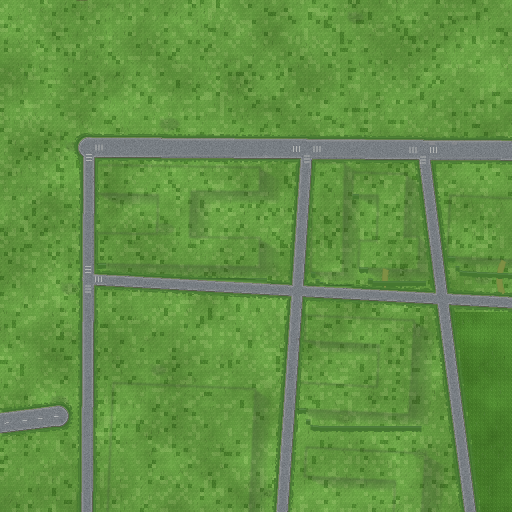
#> input picture assets/ground/g0_0.png, 1024 x 1024 px (shown at 1/2 size)
$ python -i bake_ground_refine.py   (imports and definitions only)
#> lines starting #> are read from the running program, lines starting #| are printed output that depends on the picture; after the words box and inside, x2 and y2 are one past the last pixel; in counts of white or black regions, pixels touching at a corner belong together
#> further down, picture is the input picture: PIL image 1024x1024 RGB; mean R, G, B 99, 145.1, 69.8
#!/usr/bin/env python3
# -*- coding: utf-8 -*-
"""地面精修 v3 —— 楼前踩踏草径 + 路口过街标线 + 广场石板铺装。

（草地柔化试过两版已关闭，见 SOFTEN 注释。）

接在既有幂等链的最后一环：

    assets/_ground_src/ -> bake_roads.build() -> detail.apply() -> refine.apply() -> E.save()

## 为什么要有这一层
铺开静态质感后，1:1 视角下仍有三处明显「空」的地方：
  * 楼门与道路之间没有任何连接，楼像孤立地插在草坪里；
  * 路口没有任何过街标线，道路读起来只有「带子」没有「路口」；
  * 中央广场是一整片 `(201,184,150)` 纯色，连一块石板缝都没有。
（原始草地 8x8 方块曾尝试柔化，两版都更假，见 SOFTEN 注释，当前不动；
水面本来就有细密 4 色纹理，不再叠加波纹。）

## 颜色红线（改一处就会连锁破坏道具摆放 / 水面 / 光照图）
  * `place_life_props.py` 认路面：`max-min<=12 and 92<=r<=182`，认草：`g>r+14 and g>b+28 and g>100`
  * `bake_ground_detail.grass_mask`：`g>=r and g>=b` 且非路非水
  * `bake_channels.py` 用精确 4 色认水面
因此本层所有新颜色：
  * 草地系全部 g 主导且 `g-r>=20 / g-b>=55`，画在已有 grass 掩码内；
  * 标线系用 (180,182,180)，spread=2 / r=180，仍判为 road，画在已有 road 掩码内；
  * 广场石板系全部是「米色底色 + 三通道同一个 delta」，`max-min` 仍是 51、
    `g<r`，既不是 road 也不是 grass 也不是 water；只在 `r>g>b / r-g∈[8,26] /
    g-b∈[20,46]` 的米色铺装掩码内落笔（草 / 路 / 水都不满足该判定）；
  * 水面像素一个都不碰。
结果：road / grass / water 三张掩码逐像素 0 差异，401 个道具候选格不变。

## 确定性 / 幂等
apply() 是纯函数也是覆盖式变换：草径 / 标线 / 砖缝 / 格栅都是固定色覆盖；
板块色全部不等于两种精确底色，第二次调用时不再命中 tone_idx；砖缝与格栅
第二次写的是同一个固定色，阴影像素原样保留，因此 apply(apply(x)) == apply(x)
逐字节成立。全图细节参数按全局坐标（砖号 /
路口 / 楼号）一次性预生成，裁剪区外不消耗随机序列，所以小样所见 == 全图铺开所得。
整条烘焙链仍从 assets/_ground_src/ 重算，--dry / 写回验收按「链重算」比对。

## 用法
    python tools/bake_ground_refine.py                      # 小样对比图，不写任何资源
    python tools/bake_ground_refine.py --dry               # 铺开前：以「第 6 层」为基准的全图零写回预演
    python tools/bake_ground_refine.py --apply --force     # 全图铺开（覆盖 28 张地面贴图）
    python tools/bake_ground_refine.py --verify            # 铺开后：链重算验收
"""
import json
import math
import os
import sys
from functools import lru_cache

from PIL import Image, ImageChops, ImageDraw, ImageFilter, ImageFont, ImageStat

HERE = os.path.dirname(os.path.abspath(__file__))
if HERE not in sys.path:
    sys.path.insert(0, HERE)
ROOT = os.path.dirname(HERE)

import bake_road_edge as E          # noqa: E402
import bake_roads as B              # noqa: E402
import bake_ground_detail as D      # noqa: E402
import road_net as N                # noqa: E402

WORLD_JSON = os.path.join(ROOT, "assets", "world.json")
OUT_LIB = os.path.join(ROOT, "shot_ground_refine_lib.png")
OUT_CLOSE = os.path.join(ROOT, "shot_ground_refine_closeup.png")
OUT_JUNCTION = os.path.join(ROOT, "shot_ground_refine_junction.png")
OUT_SCENE = os.path.join(ROOT, "shot_ground_refine_scene.png")
OUT_PLAZA = os.path.join(ROOT, "shot_ground_refine_plaza.png")
OUT_PLAZA_CLOSE = os.path.join(ROOT, "shot_ground_refine_plaza_close.png")
OUT_PLAZA_SCENE = os.path.join(ROOT, "shot_ground_refine_plaza_scene.png")

CELL = 8
WORLD_W, WORLD_H = E.WORLD_W, E.WORLD_H
SEED = 20261111

# 小样取景必须严格对齐全局 8px 网格，否则块均值会与小样/全图分叉
LIB_BOX = (1560, 2360, 2376, 3176)      # 816x816，图书馆周边：草地 / 弧路 / 水岸
JUNCTION_BOX = (544, 0, 1360, 816)      # 816x816，8 栋楼 + 4 个路口，最像真实校园街角
CLOSE_BOX = (1584, 2688, 2160, 2976)    # 576x288，含路 / 草 / 水岸
PLAZA_BOX = (1664, 3520, 2240, 4480)    # 576x960，中央纯色广场 + 周边路 / 草
PLAZA_CLOSE_BOX = (1760, 3760, 2000, 4080)  # 240x320，石板纹理 2 倍放大

# ---- 草地方块柔化 ----
GRASS_BASE = (138, 190, 102)   # 从 g*_*.png 统计出的草地基准色
BLOCK_BLUR = 1.3               # 在 1/8 尺度上平滑块均值的半径（≈3 块）
SOFT_ERODE = 2                 # 只在草地内部动笔，避开路肩 / 水岸的过渡像素
# 试过两版柔化（固定 target 替换 / 块均值低频平滑），都会留下 8px 网格线、
# 路缘亮绿边和大块色斑，比原图更假 —— 当前关闭，只保留纯增量细节。
SOFTEN = False

# ---- 楼前踩踏草径（全部 g 主导，仍是 grass）----
PATH_MAIN = (162, 180, 104)    # 偏土黄，和草地 (138,190,102) 拉开对比
PATH_EDGE = (150, 168, 96)
PATH_W = 10
PATH_MIN_LEN = 36              # 太短的门口不画（避免一坨短粗线）
PATH_MAX_LEN = 264             # 超过就认为这栋楼不临路
PATH_BEND = 9                  # 中段横向弯曲幅度

# ---- 路口过街标线（仍是 road）----
MARK_COLOR = (180, 182, 180)
MARK_W = 2
MARK_GAP = 4
MARK_LEN = 11
MARK_STRIPES = 3
MARK_OFFSET = 14                # 标线组离路口中心的距离（太远会伸出路面）
JUNCTION_MIN_GAP = 44           # 相邻路口合并半径

# ---- 广场石板铺装（仍是「非路非草非水」的米色系）----
PLAZA_TONES = ((201, 184, 150), (213, 196, 162))  # 广场铺装的两种精确底色（暗/亮）
# v2（2026-11-12）：32x16 深缝在中央院落整片铺开时像方格纸，把砖放大到
# 48x24、砖缝压浅一半、砖间明暗差收窄、格栅放稀。底色 PLAZA_TONES 绝不能改
# ——它是「源图精确底色」的匹配常量，改了 cores 全空，石板只画缝不画板色。
SLAB_W, SLAB_H = 48, 24        # 横向砖，奇数行错缝半块
SLAB_DELTAS = (-3, 1, -2, 2)   # 三通道同 delta；都不为 0，保证改后 != 任一底色
SEAM_DELTA = -9                # 砖缝（固定色，跨过阴影带也不断）
GRATE_DELTA = -16              # 排水格栅
GRATE_EVERY = 31               # 格栅命中率 1/N（越大越稀）
SLAB_COVER = 0.82              # 整块内「米色系」占比，低于就跳过（砖变大后略放宽）
PLAZA_ON = True

def load_world():
    with open(WORLD_JSON, encoding="utf-8") as f:
        return json.load(f)


# ---------------------------------------------------------------- 草地柔化
def _strict_grass(im):
    """与 place_life_props 同判定的「真草」掩码。

    D.grass_mask 只要求 g>=r and g>=b，会把路肩上偏灰绿的过渡像素也算成草；
    用严格判定才能在柔化时不给路缘留下一圈亮绿边。
    """
    r, g, b = im.split()
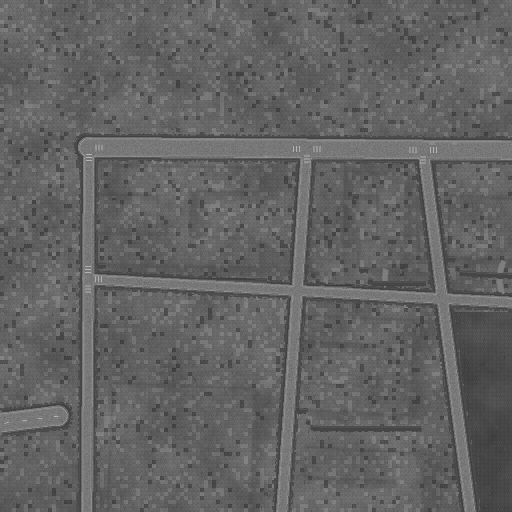
#> r: PIL image 1024x1024 L (shown at 1/2 size); min 52, max 244, mean 99
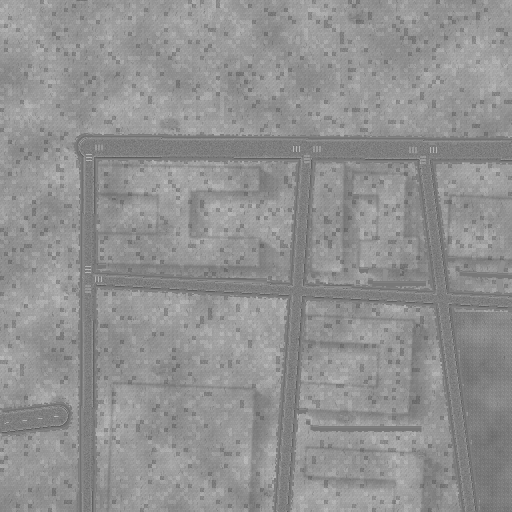
#> g: PIL image 1024x1024 L (shown at 1/2 size); min 55, max 244, mean 145.1
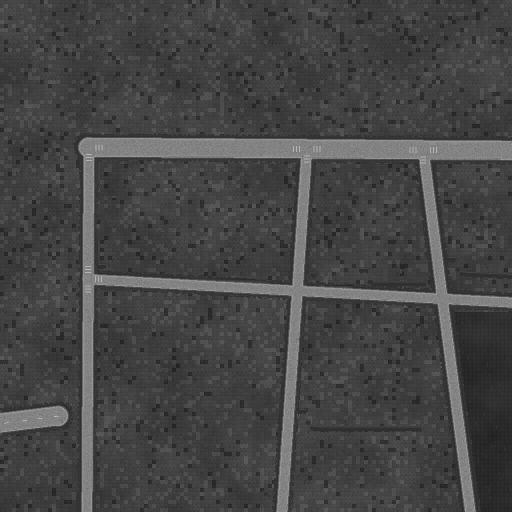
#> b: PIL image 1024x1024 L (shown at 1/2 size); min 29, max 240, mean 69.8
    m = ImageChops.subtract(g, r).point(lambda v: 255 if v > 14 else 0)
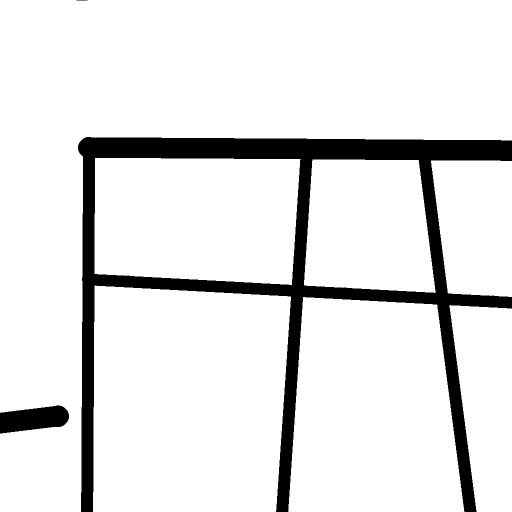
#> m: PIL image 1024x1024 L (shown at 1/2 size); 89.5% white; 3 black regions, box (x1, y1, x2, y2) and area: (156, 274, 1024, 1024) 104755, (0, 811, 138, 867) 5570, (153, 0, 175, 1) 22
    m = ImageChops.multiply(
        m, ImageChops.subtract(g, b).point(lambda v: 255 if v > 28 else 0))
    m = ImageChops.multiply(m, g.point(lambda v: 255 if v > 100 else 0))
    return m


# [564 lines left out: functions _soften_blocks, _find_road, _path_specs, _paint_paths, _dseg, _junction_specs and 13 more, not called in this run]


# [2 lines not run here, left out]

>>> from PIL import Image
>>> picture = Image.open('../assets/ground/g0_0.png')
>>> result = _strict_grass(picture)

$ run again, on assets/ground/g0_4.png
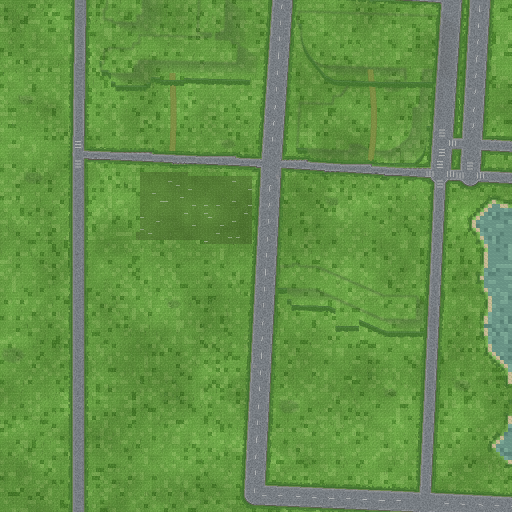
#> input picture assets/ground/g0_4.png, 1024 x 1024 px (shown at 1/2 size)
#> picture is the input picture: PIL image 1024x1024 RGB; mean R, G, B 100.6, 144.5, 73.7
#> in _strict_grass, `r, g, b = im.split()`:
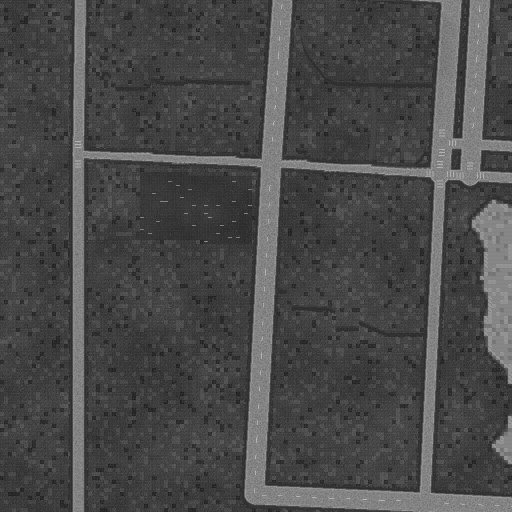
#> b: PIL image 1024x1024 L (shown at 1/2 size); min 24, max 241, mean 73.7
#> in _strict_grass, `m = ImageChops.multiply( m, ImageChops.subtract(g, b).point(lambda v: ..`:
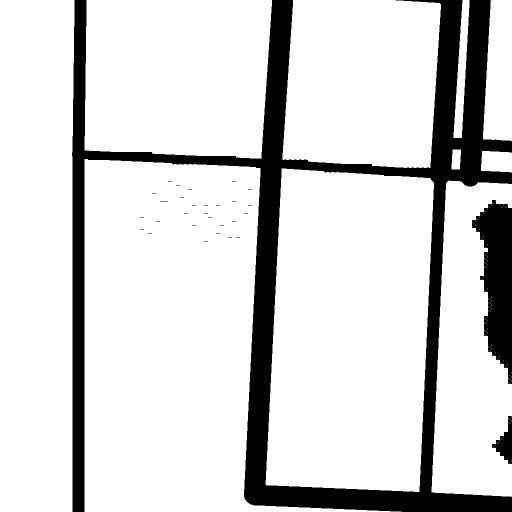
#> m: PIL image 1024x1024 L (shown at 1/2 size); 84% white; 31 black regions (28 under 20 px), largest, box (x1, y1, x2, y2) and area: (144, 0, 1024, 1024) 147709, (944, 400, 1024, 768) 17681, (984, 832, 1024, 928) 1762

$ run again, on assets/ground/g0_5.png
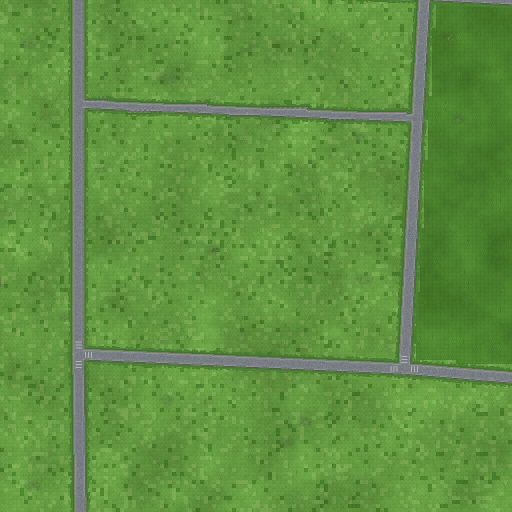
#> input picture assets/ground/g0_5.png, 1024 x 1024 px (shown at 1/2 size)
#> picture is the input picture: PIL image 1024x1024 RGB; mean R, G, B 96.7, 145.2, 65.8
#> in _strict_grass, `r, g, b = im.split()`:
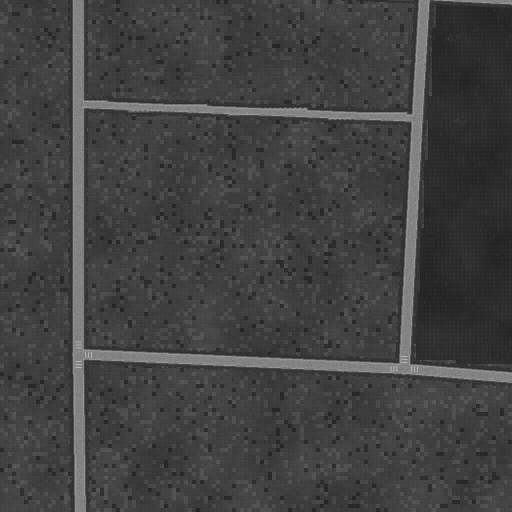
#> b: PIL image 1024x1024 L (shown at 1/2 size); min 29, max 182, mean 65.8
#> in _strict_grass, `m = ImageChops.subtract(g, r).point(lambda v: 255 if v > 14 else 0)`:
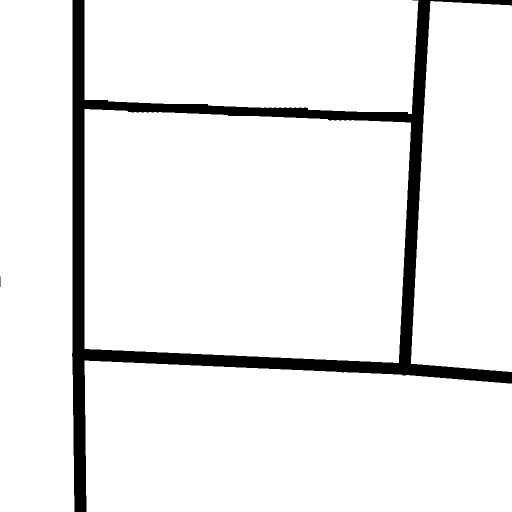
#> m: PIL image 1024x1024 L (shown at 1/2 size); 92.9% white; 2 black regions, box (x1, y1, x2, y2) and area: (144, 0, 1024, 1024) 74870, (0, 553, 1, 574) 21

$ run again, on assets/ground/g0_6.png
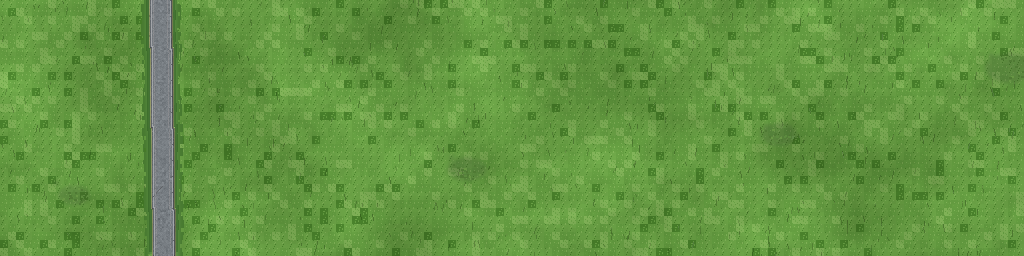
#> input picture assets/ground/g0_6.png, 1024 x 256 px
#> picture is the input picture: PIL image 1024x256 RGB; mean R, G, B 99.4, 150.1, 65.6
#> in _strict_grass, `r, g, b = im.split()`:
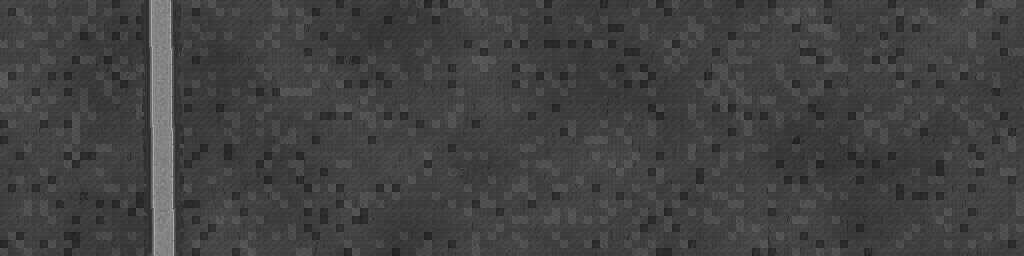
#> b: PIL image 1024x256 L; min 29, max 175, mean 65.6
#> in _strict_grass, `m = ImageChops.subtract(g, r).point(lambda v: 255 if v > 14 else 0)`:
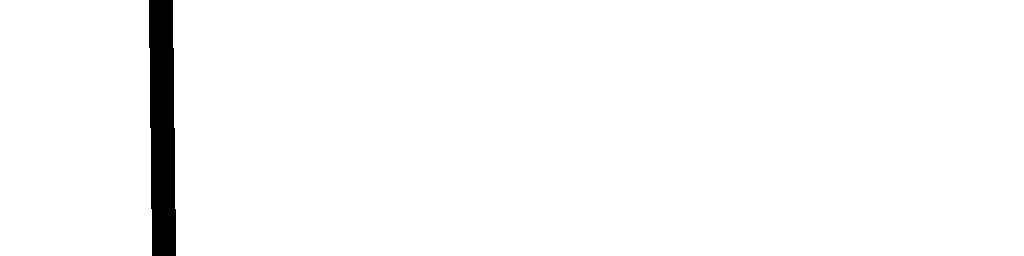
#> m: PIL image 1024x256 L; 97.7% white; 1 black region, box (x1, y1, x2, y2) and area: (149, 0, 176, 256) 6144
